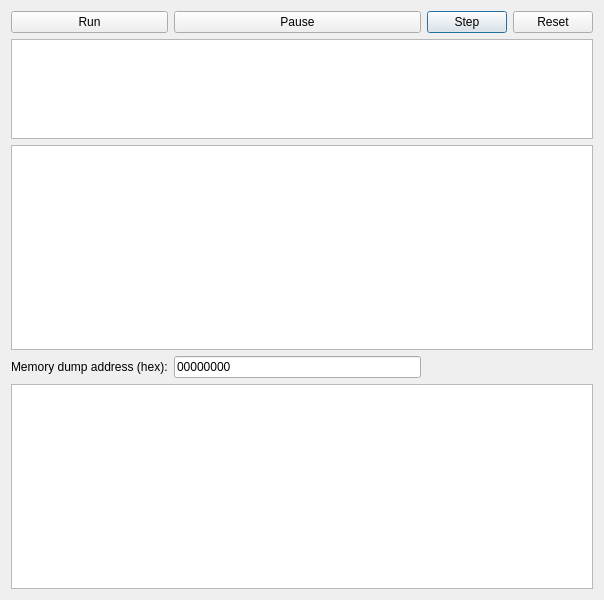
<?xml version="1.0" encoding="UTF-8"?>
<ui version="4.0">
 <class>DebuggerDialog</class>
 <widget class="QDialog" name="DebuggerDialog">
  <property name="geometry">
   <rect>
    <x>0</x>
    <y>0</y>
    <width>604</width>
    <height>600</height>
   </rect>
  </property>
  <property name="windowTitle">
   <string>Debugger</string>
  </property>
  <layout class="QHBoxLayout" name="horizontalLayout">
   <item>
    <layout class="QGridLayout" name="gridLayout" columnstretch="0,0,0,0">
     <property name="sizeConstraint">
      <enum>QLayout::SetMinimumSize</enum>
     </property>
     <property name="spacing">
      <number>6</number>
     </property>
     <item row="0" column="2">
      <widget class="QPushButton" name="stepButton">
       <property name="text">
        <string>Step</string>
       </property>
      </widget>
     </item>
     <item row="4" column="0">
      <widget class="QLabel" name="label">
       <property name="text">
        <string>Memory dump address (hex):</string>
       </property>
      </widget>
     </item>
     <item row="2" column="0" colspan="4">
      <widget class="QPlainTextEdit" name="textWidget">
       <property name="sizePolicy">
        <sizepolicy hsizetype="Expanding" vsizetype="Minimum">
         <horstretch>0</horstretch>
         <verstretch>0</verstretch>
        </sizepolicy>
       </property>
       <property name="maximumSize">
        <size>
         <width>65536</width>
         <height>100</height>
        </size>
       </property>
       <property name="font">
        <font>
         <family>Courier 10 Pitch</family>
         <weight>75</weight>
         <bold>true</bold>
        </font>
       </property>
       <property name="readOnly">
        <bool>true</bool>
       </property>
      </widget>
     </item>
     <item row="0" column="3">
      <widget class="QPushButton" name="resetButton">
       <property name="text">
        <string>Reset</string>
       </property>
      </widget>
     </item>
     <item row="0" column="0">
      <widget class="QPushButton" name="runButton">
       <property name="text">
        <string>Run</string>
       </property>
      </widget>
     </item>
     <item row="0" column="1">
      <widget class="QPushButton" name="pauseButton">
       <property name="text">
        <string>Pause</string>
       </property>
      </widget>
     </item>
     <item row="3" column="0" colspan="4">
      <widget class="QPlainTextEdit" name="disasWidget">
       <property name="font">
        <font>
         <family>Courier 10 Pitch</family>
         <pointsize>8</pointsize>
         <weight>75</weight>
         <bold>true</bold>
        </font>
       </property>
       <property name="readOnly">
        <bool>true</bool>
       </property>
      </widget>
     </item>
     <item row="5" column="0" colspan="4">
      <widget class="QPlainTextEdit" name="memoryWidget">
       <property name="font">
        <font>
         <family>Courier 10 Pitch</family>
         <pointsize>8</pointsize>
         <weight>75</weight>
         <bold>true</bold>
        </font>
       </property>
      </widget>
     </item>
     <item row="4" column="1">
      <widget class="QLineEdit" name="memAddress">
       <property name="text">
        <string>00000000</string>
       </property>
      </widget>
     </item>
    </layout>
   </item>
  </layout>
 </widget>
 <resources/>
 <connections>
  <connection>
   <sender>runButton</sender>
   <signal>pressed()</signal>
   <receiver>DebuggerDialog</receiver>
   <slot>onRun()</slot>
   <hints>
    <hint type="sourcelabel">
     <x>55</x>
     <y>20</y>
    </hint>
    <hint type="destinationlabel">
     <x>199</x>
     <y>149</y>
    </hint>
   </hints>
  </connection>
  <connection>
   <sender>stepButton</sender>
   <signal>pressed()</signal>
   <receiver>DebuggerDialog</receiver>
   <slot>onStep()</slot>
   <hints>
    <hint type="sourcelabel">
     <x>248</x>
     <y>20</y>
    </hint>
    <hint type="destinationlabel">
     <x>199</x>
     <y>149</y>
    </hint>
   </hints>
  </connection>
  <connection>
   <sender>pauseButton</sender>
   <signal>pressed()</signal>
   <receiver>DebuggerDialog</receiver>
   <slot>onPause()</slot>
   <hints>
    <hint type="sourcelabel">
     <x>151</x>
     <y>20</y>
    </hint>
    <hint type="destinationlabel">
     <x>199</x>
     <y>149</y>
    </hint>
   </hints>
  </connection>
  <connection>
   <sender>resetButton</sender>
   <signal>pressed()</signal>
   <receiver>DebuggerDialog</receiver>
   <slot>onReset()</slot>
   <hints>
    <hint type="sourcelabel">
     <x>522</x>
     <y>20</y>
    </hint>
    <hint type="destinationlabel">
     <x>301</x>
     <y>149</y>
    </hint>
   </hints>
  </connection>
  <connection>
   <sender>memAddress</sender>
   <signal>textChanged(QString)</signal>
   <receiver>DebuggerDialog</receiver>
   <slot>onPause()</slot>
   <hints>
    <hint type="sourcelabel">
     <x>315</x>
     <y>369</y>
    </hint>
    <hint type="destinationlabel">
     <x>301</x>
     <y>299</y>
    </hint>
   </hints>
  </connection>
 </connections>
 <slots>
  <slot>onRun()</slot>
  <slot>onPause()</slot>
  <slot>onStepOver()</slot>
  <slot>onStep()</slot>
  <slot>onReset()</slot>
 </slots>
</ui>
